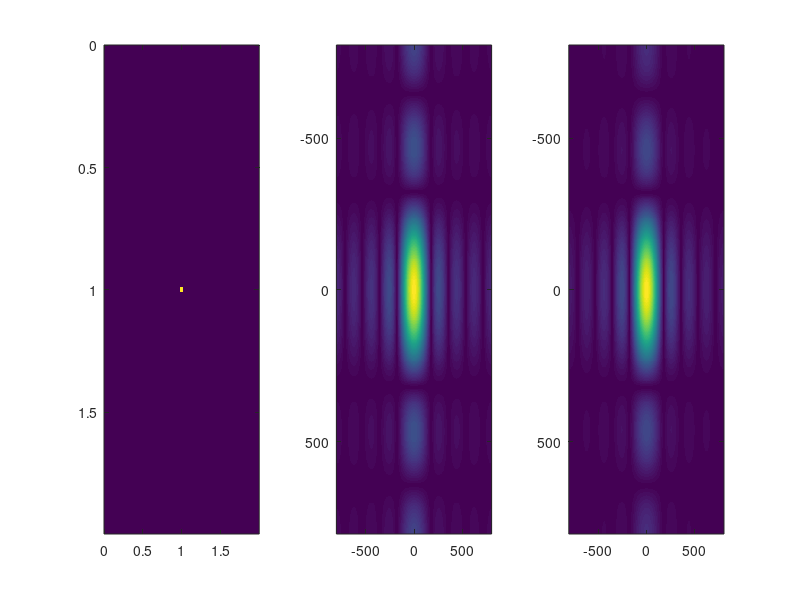

Write the MATLAB code that produced this figure.
clear;
% physical size (x and y) of the calculation domain [m]
D=2;

% number of points in either direction
N=513;

% spatial sampling 'period' (cell size) in either direction [m]
dx=D/N;
dy=D/N;

% Position (center) and size of the rectangle (in index 'units')
% (the width and height are 2*Lxh+1 and 2*Lyh+1, respectively.
Cx=N/2;
Cy=N/2;
Lxh=2;
Lyh=4;

% width and height of the rectangle [m]
a = (1+Lxh*2)*dx;
b = (1+Lyh*2)*dy;

% arrays that contain the x and y coordinates of the cells
% (x and y axes).
x=(0:N-1)*dx;
y=(0:N-1)*dy;

% create and plot the rectangle f (left figure)
f=zeros(N,N);
f(Cx-Lxh:Cx+Lxh,Cy-Lyh:Cy+Lyh)=1;
colormap('default');
subplot(1,3,1), imagesc(x,y,abs(f));

% now do the spectral stuff:
% spatial wave number resolutions:
dkx=2*pi/D;
dky=2*pi/D;

% wave number values after fftshift.
kx_s = (-N/2:(N-1)/2) * dkx;
ky_s = (-N/2:(N-1)/2) * dky;

%note: multiply with the spatial periods (lengths) to obtain
% (an approximation of) the spectrum of the actual
% 'unsampled' function.
F=dx*dy*fft2(f);
Fsh=fftshift(F);
subplot(1,3,2), imagesc(kx_s,ky_s,abs(Fsh));

% analytical result:

%transpose ky_s to obtain a grid when multiplying
A = a * b * sinc(kx_s * b / (2*pi)) .* sinc(ky_s' * a / (2*pi));

subplot(1,3,3), imagesc(kx_s,ky_s,abs(A));
